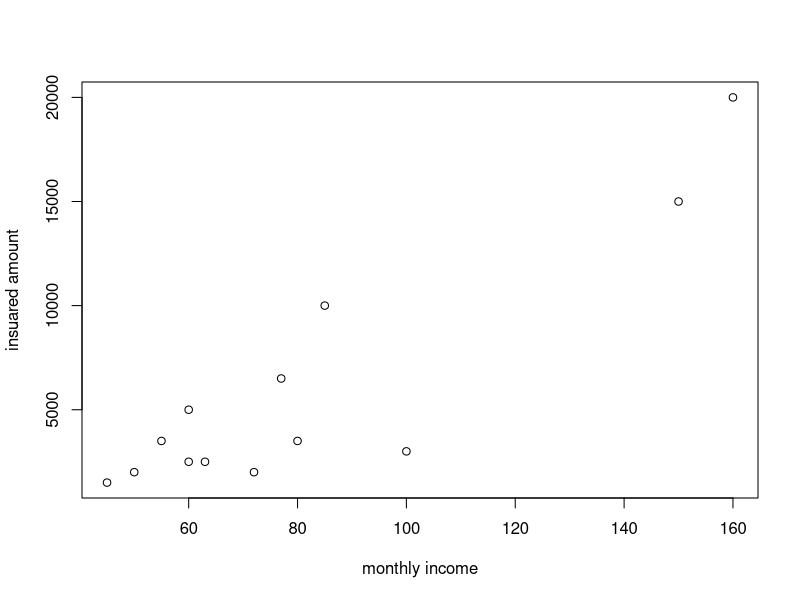
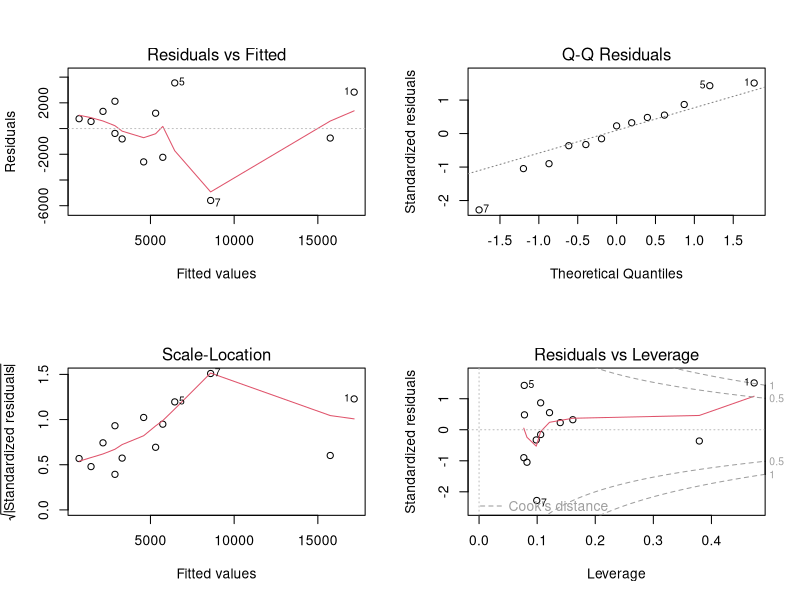

The R source for these figures, in order:
## ---- chunk 1
#make a data set,
#월수입(monthly income:mi) 보험 가입 금액(insured amount :ia)
mi <-c(160,55,80,60,85,77,100,63,45,50,72,60,150)
# 주어진 자료 보험 가입 금액(천만원)  insured amount given data = iag
iag  <- c(20,3.5,3.5,5,10,6.5,3,2.5,1.5,2,2,2.5,15)

# 보험 가입 금액(insuared amount/ia) (단위 만원) 
ia<-c()

#보험 가입 금액과 월수입의 단위가 달라 보험가입 금액x1000 을 해준 후 변수 ia 에 저장 
for (i in iag)
{
   ia<-append(ia,i*1000)
}

money= data.frame(mi,ia)
money
## ---- chunk 2
#make scatter plot
plot(x=mi,y=ia,xlab='monthly income',ylab='insuared amount')          
## ---- chunk 3
#correlationtest with a pearson method
cor(mi,ia)
cor.test(mi,ia,method ="pearson")
## ---- chunk 4
mod = aov(ia~mi,data=money)
summary(mod)
## ---- chunk 5
form = as.formula(ia ~ mi)
mod1 <- lm(form,data=money)
summary(mod1)
# y = -5695.6 + 142.9x
#Adjusted-R squared: 0.796
## ---- chunk 6
mod <- lm(money$ia ~ money$mi)
summary(mod)
## ---- chunk 7

# 회귀분석에 사용한 모형 mod1(model1) ,form = as.formula(ia ~ mi)
#mod1 <- lm(form,data=money)

#잔차의 정규성 검정
shapiro.test(mod1$residuals)
## ---- chunk 8
par(mfrow=c(2,2))
plot(mod1)
## ---- chunk 9
#월 수입 70 만원을 추정한 회귀식에 대입한다
x = 70
y= -5695.6 + 142.9*x
print(y)
